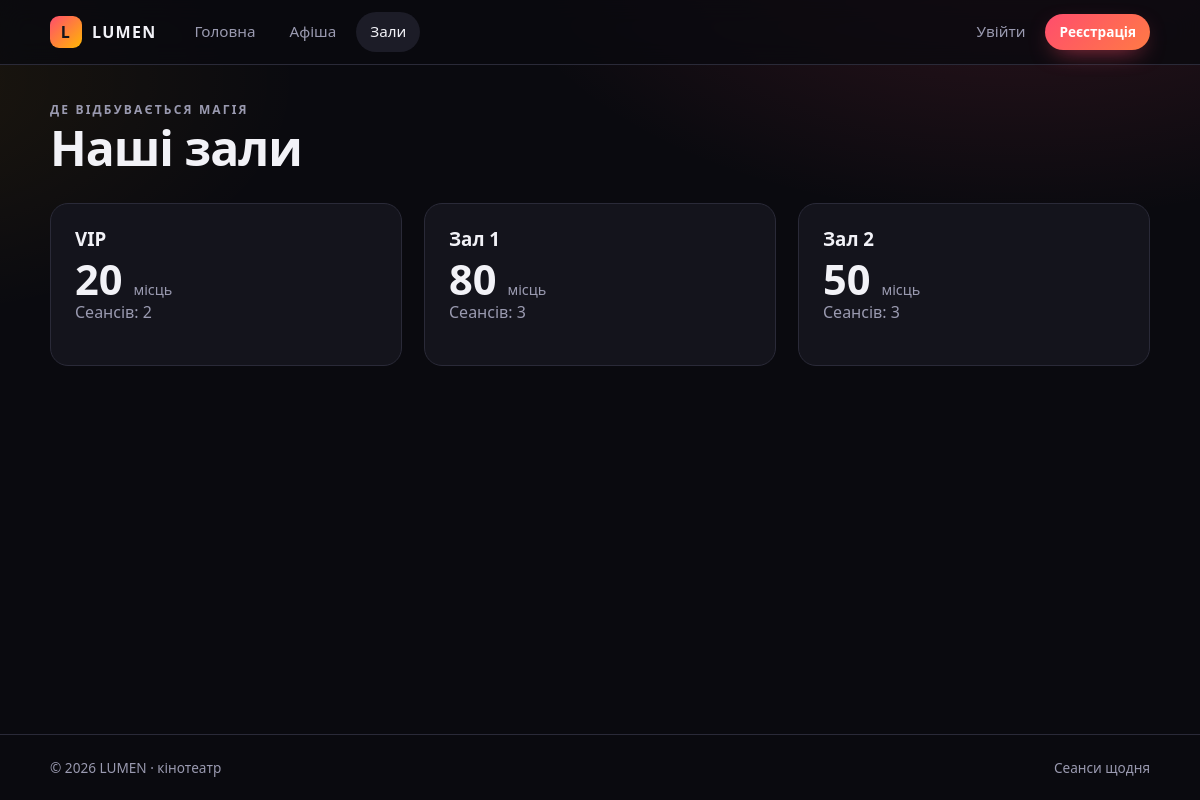
/halls/, run on the app's committed database.
### cinema/models.py (models this page shows, shortened)
class Hall(models.Model):
    name = models.CharField("Назва", max_length=50)
    seats = models.PositiveIntegerField("Кількість місць")
    class Meta:
        ordering = ["name"]
        verbose_name = "Зал"
        verbose_name_plural = "Зали"

### cinema/views.py (the view)
# urls.py: path("halls/", views.hall_list, name="hall_list"),
def hall_list(request):
    return render(request, "cinema/hall_list.html", {"halls": Hall.objects.all()})

### cinema/templates/cinema/hall_list.html (shortened to what this page needs)
{% extends "base.html" %}
{% block content %}
<div class="page-head">
    <p class="eyebrow">Де відбувається магія</p>
    <h1>Наші зали</h1>
</div>
<div class="grid">
    {% for hall in halls %}
    <a class="hall-card" href="{% url 'cinema:hall_detail' hall.pk %}">
        <h3>{{ hall.name }}</h3>
        <div class="num">{{ hall.seats }} <small>місць</small></div>
        <p class="muted">Сеансів: {{ hall.screenings.count }}</p>
    </a>
    {% empty %}
    <p class="empty">Залів поки немає.</p>
    {% endfor %}
</div>
{% endblock %}

### cinema/static/cinema/style.css (style rules this page uses)
:root { --bg: #0a0a0f; --surface: #14141c; --surface-2: #1c1c27; --line: #2a2a38; --text: #f2f2f7; --muted: #9a9ab0; --accent: #ff4d6d; --accent-2: #ffb703; --ok: #3ddc97; color-scheme: dark; }
* { box-sizing: border-box; }
html { scroll-behavior: smooth; }
body { margin: 0; min-height: 100vh; display: flex; flex-direction: column; font-family: "Segoe UI", system-ui, -apple-system, Roboto, sans-serif; line-height: 1.55; color: var(--text); background-color: var(--bg); background-image: radial-gradient(900px 500px at 85% -10%, rgba(255, 77, 109, .16), transparent 60%), radial-gradient(700px 400px at -10% 10%, rgba(255, 183, 3, .08), transparent 60%); background-repeat: no-repeat; }
a { color: inherit; }
h1, h2, h3 { line-height: 1.15; margin: 0 0 .5em; }
h1 { font-size: clamp(2rem, 4vw, 3rem); letter-spacing: -.02em; }
p { margin: 0 0 1em; }
.muted { color: var(--muted); }
.eyebrow { font-size: .75rem; letter-spacing: .18em; text-transform: uppercase; color: var(--accent-2); font-weight: 700; margin-bottom: 14px; }
.page-head { margin-bottom: 28px; }
.page-head p { color: var(--muted); margin: 0; }
.grid { display: grid; grid-template-columns: repeat(auto-fill, minmax(260px, 1fr)); gap: 22px; }
.hall-card { background: var(--surface); border: 1px solid var(--line); border-radius: 18px; padding: 24px; text-decoration: none; transition: .2s; display: block; }
.hall-card .num { font-size: 2.6rem; font-weight: 900; line-height: 1; }
.hall-card .num small { font-size: .9rem; color: var(--muted); font-weight: 400; }

### data on the page
Hall: name "VIP", seats "20", screenings.count "2"
Hall: name "Зал 1", seats "80", screenings.count "3"
Hall: name "Зал 2", seats "50", screenings.count "3"
